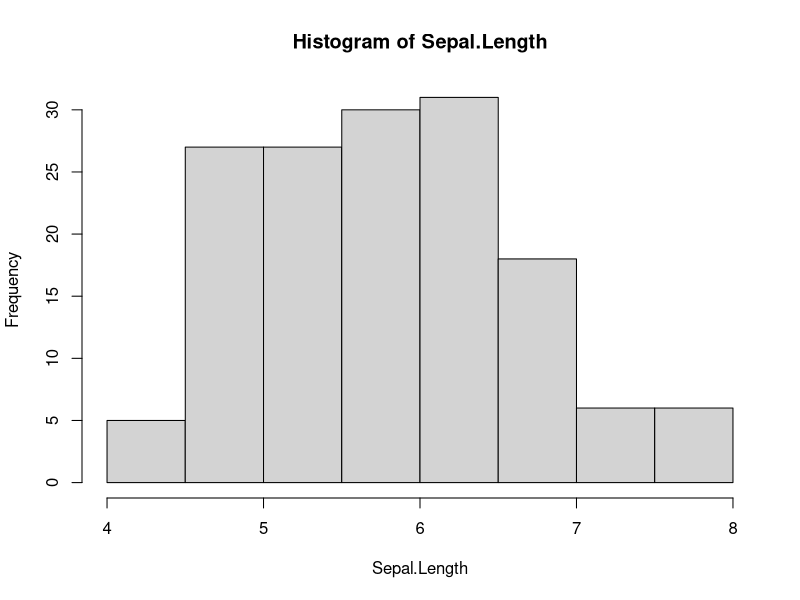
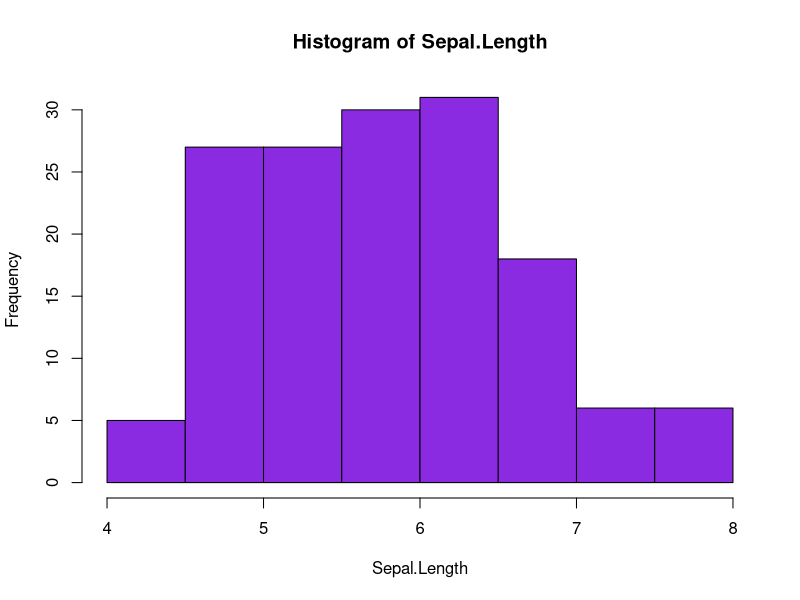
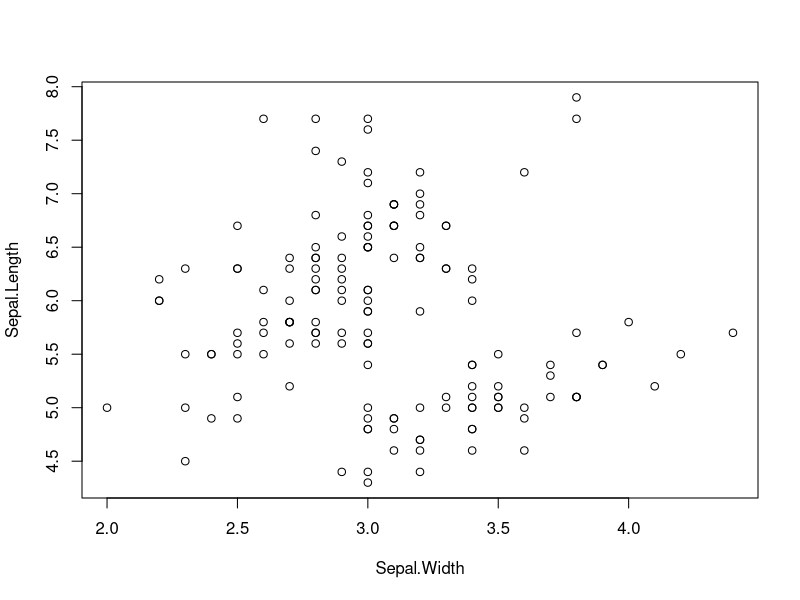
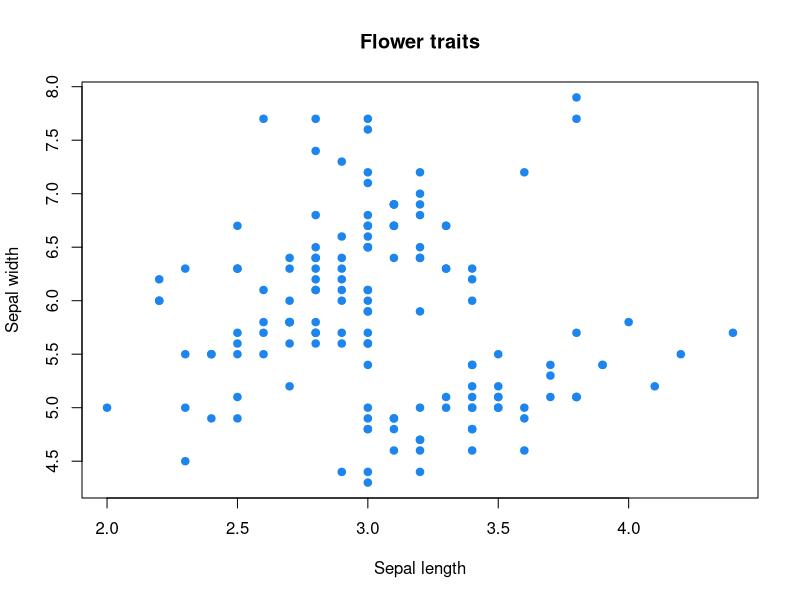
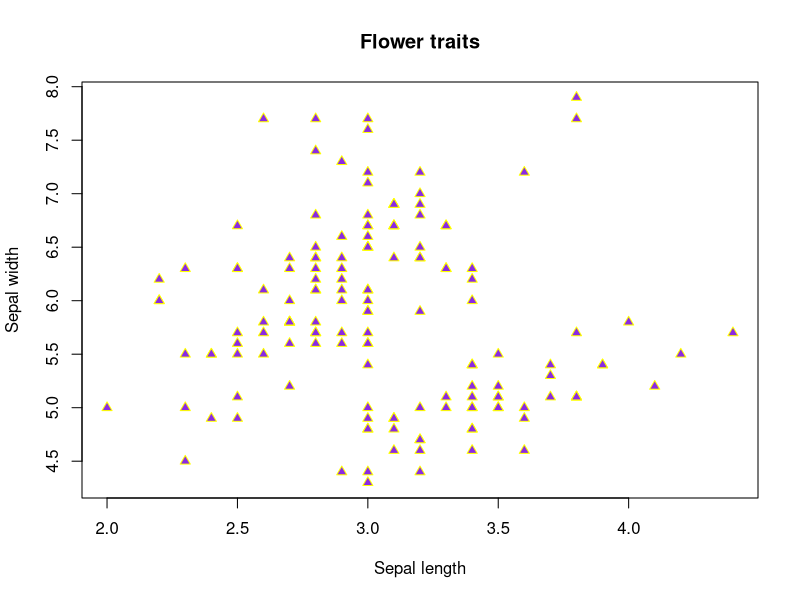
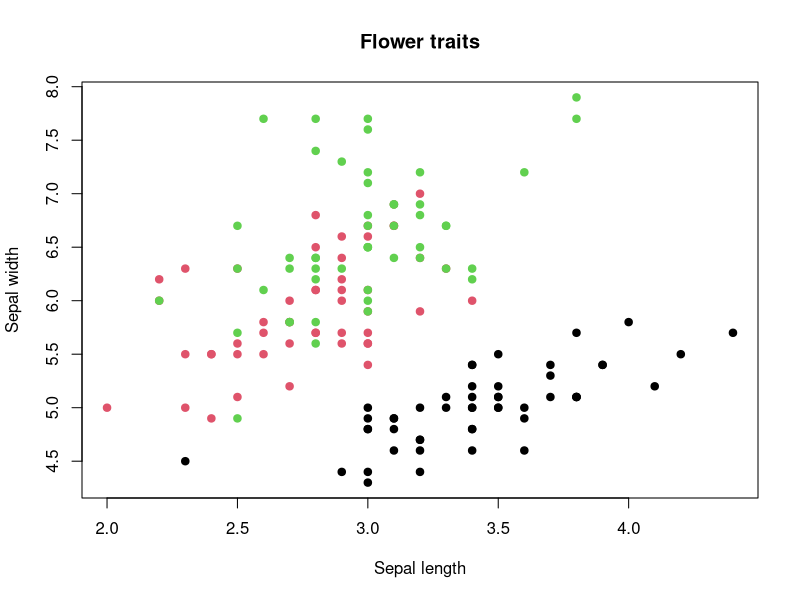

These figures' R source, in order:
## ---- chunk 1
knitr::opts_chunk$set(
	echo = TRUE,
	message = FALSE,
	warning = FALSE
)
## ---- chunk 2
data(iris)
attach(iris)
names(iris)
## ---- chunk 3
head(iris)
## ---- chunk 4
#Examining variable levels
levels(Species)

#Creating an object to quantify how many levels do we have
spp<-levels(Species)
length(spp)
## ---- chunk 5
hist(Sepal.Length)
## ---- chunk 6
hist(Sepal.Length, col="blueviolet")
## ---- chunk 7
plot(Sepal.Length~Sepal.Width)
## ---- chunk 8
plot(Sepal.Length~Sepal.Width, main="Flower traits", xlab="Sepal length", ylab="Sepal width", col="dodgerblue2", pch=19)
#Changing shape
plot(Sepal.Length~Sepal.Width, main="Flower traits", xlab="Sepal length", ylab="Sepal width", col="yellow", bg="blueviolet", pch=24)
#Coloring each species with a different color
plot(Sepal.Length~Sepal.Width, main="Flower traits", xlab="Sepal length", ylab="Sepal width", col=iris$Species, pch=19)
## ---- chunk 9
sessionInfo()
